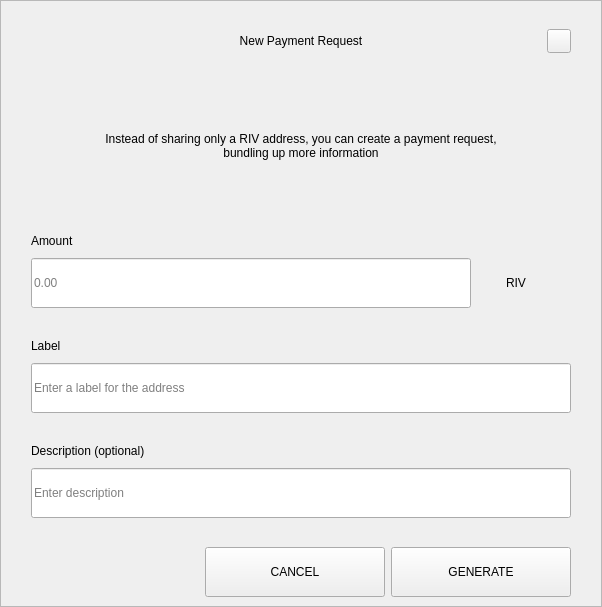
<?xml version="1.0" encoding="UTF-8"?>
<ui version="4.0">
 <class>RequestDialog</class>
 <widget class="QDialog" name="RequestDialog">
  <property name="geometry">
   <rect>
    <x>0</x>
    <y>0</y>
    <width>602</width>
    <height>607</height>
   </rect>
  </property>
  <property name="windowTitle">
   <string>Dialog</string>
  </property>
  <layout class="QVBoxLayout" name="verticalLayout_5">
   <property name="spacing">
    <number>0</number>
   </property>
   <property name="leftMargin">
    <number>0</number>
   </property>
   <property name="topMargin">
    <number>0</number>
   </property>
   <property name="rightMargin">
    <number>0</number>
   </property>
   <property name="bottomMargin">
    <number>0</number>
   </property>
   <item>
    <widget class="QFrame" name="frame">
     <property name="styleSheet">
      <string notr="true"/>
     </property>
     <property name="frameShape">
      <enum>QFrame::StyledPanel</enum>
     </property>
     <property name="frameShadow">
      <enum>QFrame::Raised</enum>
     </property>
     <layout class="QVBoxLayout" name="verticalLayout_4" stretch="1,0,0">
      <property name="spacing">
       <number>0</number>
      </property>
      <property name="leftMargin">
       <number>30</number>
      </property>
      <property name="topMargin">
       <number>20</number>
      </property>
      <property name="rightMargin">
       <number>30</number>
      </property>
      <property name="bottomMargin">
       <number>0</number>
      </property>
      <item>
       <layout class="QHBoxLayout" name="horizontalLayout_3">
        <property name="spacing">
         <number>0</number>
        </property>
        <item>
         <spacer name="horizontalSpacer_21">
          <property name="orientation">
           <enum>Qt::Horizontal</enum>
          </property>
          <property name="sizeHint" stdset="0">
           <size>
            <width>40</width>
            <height>20</height>
           </size>
          </property>
         </spacer>
        </item>
        <item>
         <widget class="QLabel" name="labelTitle">
          <property name="minimumSize">
           <size>
            <width>0</width>
            <height>40</height>
           </size>
          </property>
          <property name="maximumSize">
           <size>
            <width>16777215</width>
            <height>40</height>
           </size>
          </property>
          <property name="styleSheet">
           <string notr="true">padding-left:24px;</string>
          </property>
          <property name="text">
           <string>New Payment Request</string>
          </property>
          <property name="alignment">
           <set>Qt::AlignCenter</set>
          </property>
          <property name="margin">
           <number>7</number>
          </property>
         </widget>
        </item>
        <item>
         <spacer name="horizontalSpacer">
          <property name="orientation">
           <enum>Qt::Horizontal</enum>
          </property>
          <property name="sizeHint" stdset="0">
           <size>
            <width>40</width>
            <height>20</height>
           </size>
          </property>
         </spacer>
        </item>
        <item>
         <widget class="QPushButton" name="btnEsc">
          <property name="minimumSize">
           <size>
            <width>24</width>
            <height>24</height>
           </size>
          </property>
          <property name="maximumSize">
           <size>
            <width>24</width>
            <height>24</height>
           </size>
          </property>
          <property name="focusPolicy">
           <enum>Qt::NoFocus</enum>
          </property>
          <property name="text">
           <string/>
          </property>
         </widget>
        </item>
       </layout>
      </item>
      <item>
       <widget class="QStackedWidget" name="stack">
        <property name="minimumSize">
         <size>
          <width>540</width>
          <height>0</height>
         </size>
        </property>
        <property name="maximumSize">
         <size>
          <width>540</width>
          <height>16777215</height>
         </size>
        </property>
        <property name="currentIndex">
         <number>0</number>
        </property>
        <widget class="QWidget" name="page_1">
         <property name="minimumSize">
          <size>
           <width>540</width>
           <height>0</height>
          </size>
         </property>
         <property name="maximumSize">
          <size>
           <width>540</width>
           <height>16777215</height>
          </size>
         </property>
         <layout class="QVBoxLayout" name="layout1">
          <property name="spacing">
           <number>0</number>
          </property>
          <property name="leftMargin">
           <number>0</number>
          </property>
          <property name="topMargin">
           <number>0</number>
          </property>
          <property name="rightMargin">
           <number>0</number>
          </property>
          <property name="bottomMargin">
           <number>0</number>
          </property>
          <item>
           <spacer name="verticalSpacer_21">
            <property name="orientation">
             <enum>Qt::Vertical</enum>
            </property>
            <property name="sizeType">
             <enum>QSizePolicy::Fixed</enum>
            </property>
            <property name="sizeHint" stdset="0">
             <size>
              <width>20</width>
              <height>30</height>
             </size>
            </property>
           </spacer>
          </item>
          <item alignment="Qt::AlignHCenter">
           <widget class="QLabel" name="labelMessage">
            <property name="minimumSize">
             <size>
              <width>400</width>
              <height>50</height>
             </size>
            </property>
            <property name="text">
             <string>Instead of sharing only a RIV address, you can create a payment request, bundling up more information</string>
            </property>
            <property name="alignment">
             <set>Qt::AlignCenter</set>
            </property>
            <property name="wordWrap">
             <bool>true</bool>
            </property>
           </widget>
          </item>
          <item alignment="Qt::AlignBottom">
           <widget class="QWidget" name="containerAmount" native="true">
            <layout class="QVBoxLayout" name="verticalLayout">
             <property name="spacing">
              <number>9</number>
             </property>
             <property name="leftMargin">
              <number>0</number>
             </property>
             <property name="topMargin">
              <number>0</number>
             </property>
             <property name="rightMargin">
              <number>0</number>
             </property>
             <property name="bottomMargin">
              <number>0</number>
             </property>
             <item>
              <widget class="QLabel" name="labelSubtitleAmount">
               <property name="minimumSize">
                <size>
                 <width>350</width>
                 <height>16</height>
                </size>
               </property>
               <property name="maximumSize">
                <size>
                 <width>16777215</width>
                 <height>16</height>
                </size>
               </property>
               <property name="text">
                <string>Amount</string>
               </property>
              </widget>
             </item>
             <item alignment="Qt::AlignTop">
              <widget class="QWidget" name="layoutAmount" native="true">
               <layout class="QHBoxLayout" name="horizontalLayout" stretch="2,0">
                <property name="spacing">
                 <number>0</number>
                </property>
                <property name="leftMargin">
                 <number>0</number>
                </property>
                <property name="topMargin">
                 <number>0</number>
                </property>
                <property name="rightMargin">
                 <number>0</number>
                </property>
                <property name="bottomMargin">
                 <number>0</number>
                </property>
                <item>
                 <widget class="QLineEdit" name="lineEditAmount">
                  <property name="minimumSize">
                   <size>
                    <width>0</width>
                    <height>50</height>
                   </size>
                  </property>
                  <property name="maximumSize">
                   <size>
                    <width>16777215</width>
                    <height>50</height>
                   </size>
                  </property>
                  <property name="placeholderText">
                   <string notr="true">0.00</string>
                  </property>
                 </widget>
                </item>
                <item>
                 <widget class="QWidget" name="comboContainer" native="true">
                  <property name="minimumSize">
                   <size>
                    <width>100</width>
                    <height>50</height>
                   </size>
                  </property>
                  <property name="maximumSize">
                   <size>
                    <width>16777215</width>
                    <height>50</height>
                   </size>
                  </property>
                  <layout class="QHBoxLayout" name="horizontalLayout_31">
                   <property name="spacing">
                    <number>0</number>
                   </property>
                   <property name="leftMargin">
                    <number>0</number>
                   </property>
                   <property name="topMargin">
                    <number>0</number>
                   </property>
                   <property name="rightMargin">
                    <number>10</number>
                   </property>
                   <property name="bottomMargin">
                    <number>0</number>
                   </property>
                   <item>
                    <widget class="QLabel" name="comboBoxCoin">
                     <property name="text">
                      <string>RIV</string>
                     </property>
                     <property name="alignment">
                      <set>Qt::AlignCenter</set>
                     </property>
                    </widget>
                   </item>
                  </layout>
                 </widget>
                </item>
               </layout>
              </widget>
             </item>
            </layout>
           </widget>
          </item>
          <item>
           <spacer name="verticalSpacer_31">
            <property name="orientation">
             <enum>Qt::Vertical</enum>
            </property>
            <property name="sizeType">
             <enum>QSizePolicy::Fixed</enum>
            </property>
            <property name="sizeHint" stdset="0">
             <size>
              <width>20</width>
              <height>30</height>
             </size>
            </property>
           </spacer>
          </item>
          <item>
           <layout class="QVBoxLayout" name="verticalLayoutLabel">
            <property name="spacing">
             <number>9</number>
            </property>
            <item>
             <widget class="QLabel" name="labelSubtitleLabel">
              <property name="minimumSize">
               <size>
                <width>0</width>
                <height>16</height>
               </size>
              </property>
              <property name="maximumSize">
               <size>
                <width>16777215</width>
                <height>16</height>
               </size>
              </property>
              <property name="text">
               <string>Label</string>
              </property>
             </widget>
            </item>
            <item>
             <widget class="QLineEdit" name="lineEditLabel">
              <property name="minimumSize">
               <size>
                <width>0</width>
                <height>50</height>
               </size>
              </property>
              <property name="maximumSize">
               <size>
                <width>16777215</width>
                <height>50</height>
               </size>
              </property>
              <property name="placeholderText">
               <string>Enter a label for the address</string>
              </property>
             </widget>
            </item>
           </layout>
          </item>
          <item>
           <spacer name="verticalSpacer_34">
            <property name="orientation">
             <enum>Qt::Vertical</enum>
            </property>
            <property name="sizeType">
             <enum>QSizePolicy::Fixed</enum>
            </property>
            <property name="sizeHint" stdset="0">
             <size>
              <width>20</width>
              <height>30</height>
             </size>
            </property>
           </spacer>
          </item>
          <item>
           <layout class="QVBoxLayout" name="verticalLayoutDescription">
            <property name="spacing">
             <number>9</number>
            </property>
            <item>
             <widget class="QLabel" name="labelSubtitleDescription">
              <property name="minimumSize">
               <size>
                <width>0</width>
                <height>16</height>
               </size>
              </property>
              <property name="maximumSize">
               <size>
                <width>16777215</width>
                <height>16</height>
               </size>
              </property>
              <property name="text">
               <string>Description (optional)</string>
              </property>
             </widget>
            </item>
            <item>
             <widget class="QLineEdit" name="lineEditDescription">
              <property name="minimumSize">
               <size>
                <width>0</width>
                <height>50</height>
               </size>
              </property>
              <property name="maximumSize">
               <size>
                <width>16777215</width>
                <height>50</height>
               </size>
              </property>
              <property name="placeholderText">
               <string>Enter description</string>
              </property>
             </widget>
            </item>
            <item>
             <spacer name="verticalSpacer_4">
              <property name="orientation">
               <enum>Qt::Vertical</enum>
              </property>
              <property name="sizeType">
               <enum>QSizePolicy::Fixed</enum>
              </property>
              <property name="sizeHint" stdset="0">
               <size>
                <width>20</width>
                <height>20</height>
               </size>
              </property>
             </spacer>
            </item>
           </layout>
          </item>
         </layout>
        </widget>
        <widget class="QWidget" name="page_2">
         <layout class="QVBoxLayout" name="layout2">
          <item>
           <spacer name="verticalSpacer_5">
            <property name="orientation">
             <enum>Qt::Vertical</enum>
            </property>
            <property name="sizeType">
             <enum>QSizePolicy::Fixed</enum>
            </property>
            <property name="sizeHint" stdset="0">
             <size>
              <width>20</width>
              <height>50</height>
             </size>
            </property>
           </spacer>
          </item>
          <item alignment="Qt::AlignHCenter">
           <widget class="QLabel" name="labelQrImg">
            <property name="minimumSize">
             <size>
              <width>260</width>
              <height>260</height>
             </size>
            </property>
            <property name="maximumSize">
             <size>
              <width>260</width>
              <height>260</height>
             </size>
            </property>
            <property name="text">
             <string/>
            </property>
            <property name="alignment">
             <set>Qt::AlignCenter</set>
            </property>
           </widget>
          </item>
          <item>
           <spacer name="verticalSpacer_2">
            <property name="orientation">
             <enum>Qt::Vertical</enum>
            </property>
            <property name="sizeType">
             <enum>QSizePolicy::Fixed</enum>
            </property>
            <property name="sizeHint" stdset="0">
             <size>
              <width>20</width>
              <height>30</height>
             </size>
            </property>
           </spacer>
          </item>
          <item alignment="Qt::AlignHCenter">
           <widget class="QLabel" name="labelAddress">
            <property name="text">
             <string>D7VFR83SQbiezrW72hjcWJtcfip5krte2Z </string>
            </property>
           </widget>
          </item>
          <item>
           <spacer name="verticalSpacer_32">
            <property name="orientation">
             <enum>Qt::Vertical</enum>
            </property>
            <property name="sizeType">
             <enum>QSizePolicy::Expanding</enum>
            </property>
            <property name="sizeHint" stdset="0">
             <size>
              <width>20</width>
              <height>20</height>
             </size>
            </property>
           </spacer>
          </item>
          <item>
           <layout class="QHBoxLayout" name="horizontal">
            <property name="leftMargin">
             <number>20</number>
            </property>
            <property name="rightMargin">
             <number>20</number>
            </property>
            <property name="bottomMargin">
             <number>20</number>
            </property>
            <item>
             <spacer name="horizontalSpacer_4">
              <property name="orientation">
               <enum>Qt::Horizontal</enum>
              </property>
              <property name="sizeHint" stdset="0">
               <size>
                <width>40</width>
                <height>20</height>
               </size>
              </property>
             </spacer>
            </item>
            <item>
             <widget class="QPushButton" name="btnCopyAddress">
              <property name="minimumSize">
               <size>
                <width>180</width>
                <height>50</height>
               </size>
              </property>
              <property name="text">
               <string>COPY ADDRESS</string>
              </property>
             </widget>
            </item>
            <item>
             <widget class="QPushButton" name="btnCopyUrl">
              <property name="minimumSize">
               <size>
                <width>180</width>
                <height>50</height>
               </size>
              </property>
              <property name="text">
               <string>COPY URL</string>
              </property>
             </widget>
            </item>
            <item>
             <spacer name="horizontalSpacer_2">
              <property name="orientation">
               <enum>Qt::Horizontal</enum>
              </property>
              <property name="sizeHint" stdset="0">
               <size>
                <width>40</width>
                <height>20</height>
               </size>
              </property>
             </spacer>
            </item>
           </layout>
          </item>
         </layout>
        </widget>
       </widget>
      </item>
      <item>
       <widget class="QWidget" name="buttonsStack" native="true">
        <layout class="QHBoxLayout" name="horizontalLayout_5">
         <property name="leftMargin">
          <number>20</number>
         </property>
         <property name="rightMargin">
          <number>0</number>
         </property>
         <item>
          <spacer name="horizontalSpacer_41">
           <property name="orientation">
            <enum>Qt::Horizontal</enum>
           </property>
           <property name="sizeHint" stdset="0">
            <size>
             <width>40</width>
             <height>20</height>
            </size>
           </property>
          </spacer>
         </item>
         <item>
          <widget class="QPushButton" name="btnCancel">
           <property name="minimumSize">
            <size>
             <width>180</width>
             <height>50</height>
            </size>
           </property>
           <property name="focusPolicy">
            <enum>Qt::NoFocus</enum>
           </property>
           <property name="text">
            <string>CANCEL</string>
           </property>
          </widget>
         </item>
         <item>
          <widget class="QPushButton" name="btnSave">
           <property name="minimumSize">
            <size>
             <width>180</width>
             <height>50</height>
            </size>
           </property>
           <property name="focusPolicy">
            <enum>Qt::NoFocus</enum>
           </property>
           <property name="text">
            <string>GENERATE</string>
           </property>
          </widget>
         </item>
        </layout>
       </widget>
      </item>
     </layout>
    </widget>
   </item>
  </layout>
 </widget>
 <resources/>
 <connections/>
</ui>
